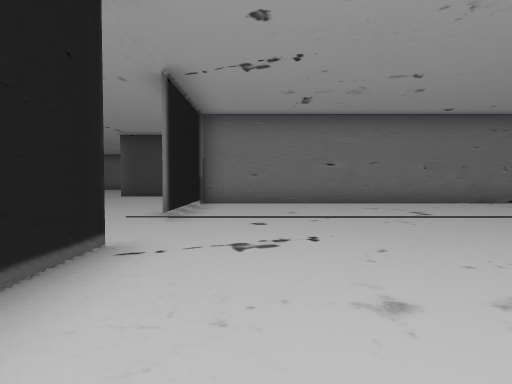
[1] (above)

21 first-person views from a walk through a Unity game level. The camera is 1.4 m above the floor, tilts 2° down and sees 75° across. The floor is counted in squares, 2.15 m on a side. Each view is taken from the middle of a square. On the plan, view 1 faces up. The plan holds only what a view shows up to about 10 squares ahead; the rest is blank. The place goes on beyond the plan. The player is left out. Some surface patterns are stand-ins.

[2]
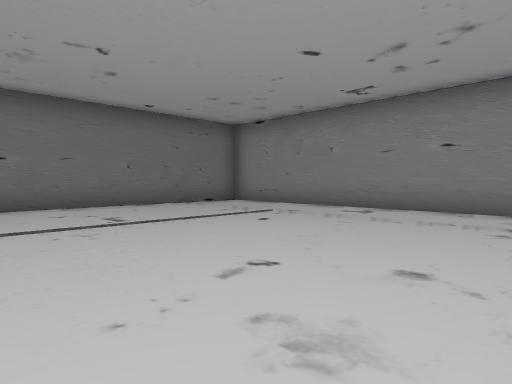

[3]
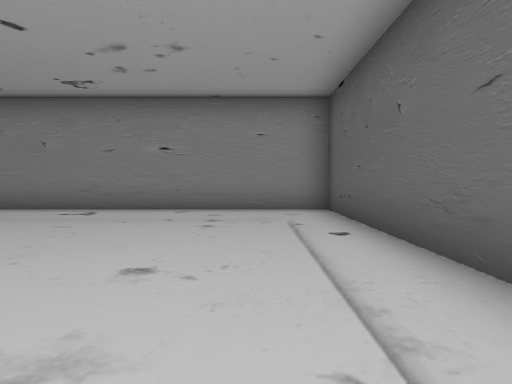

[4]
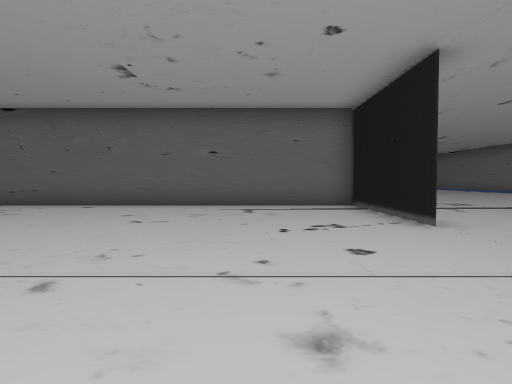

[5]
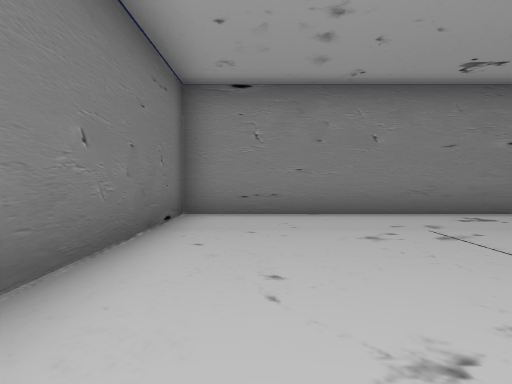

[6]
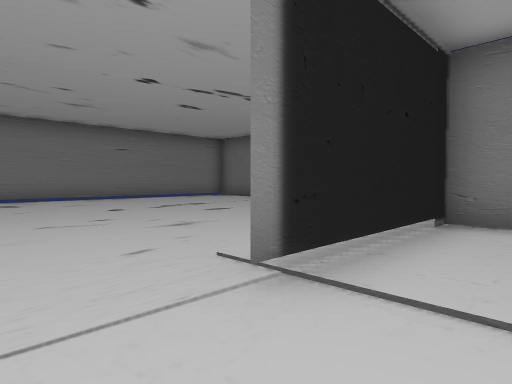

[7]
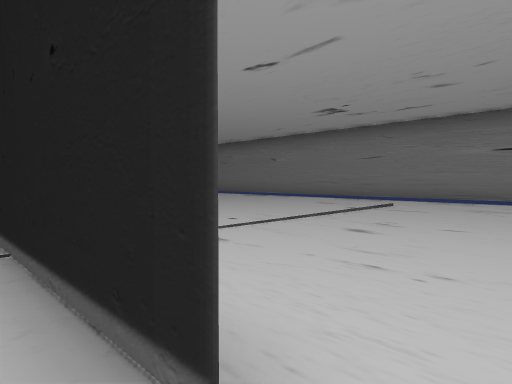

[8]
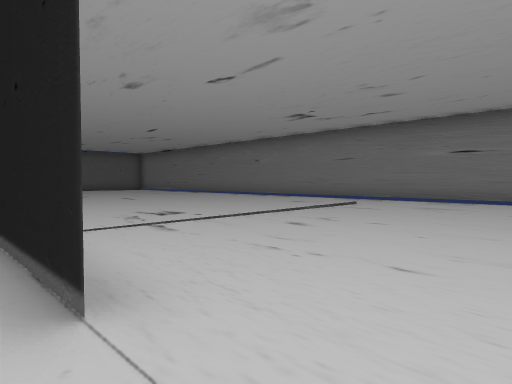

[9]
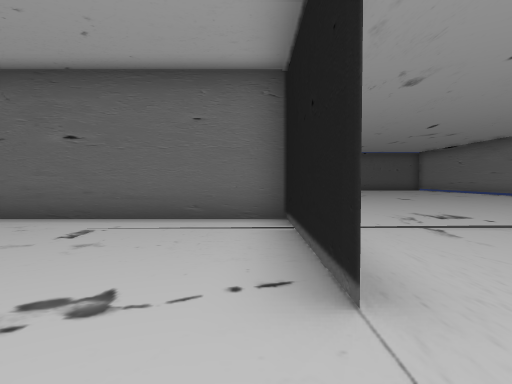

[10]
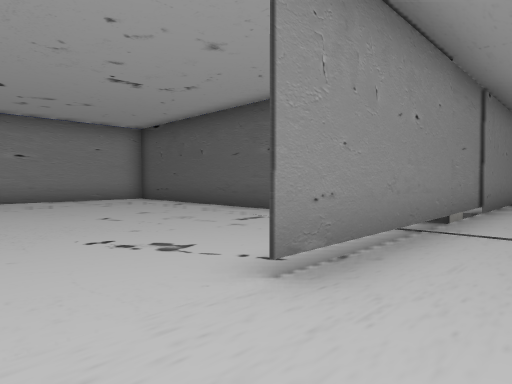

[11]
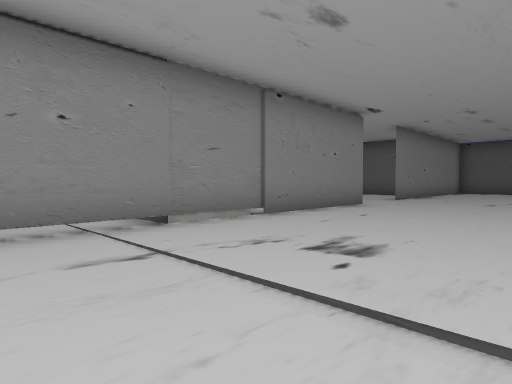

[12]
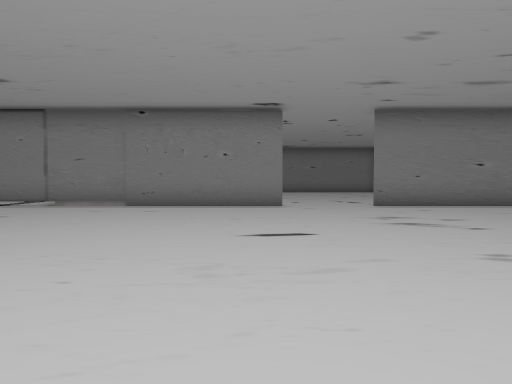

[13]
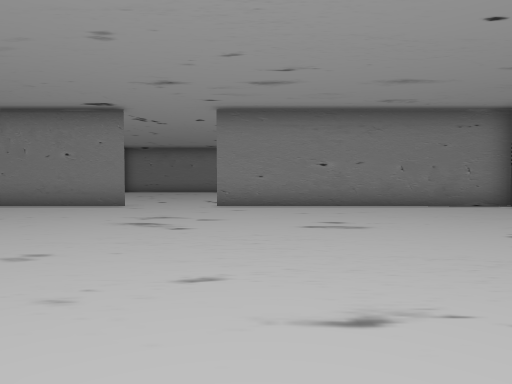

[14]
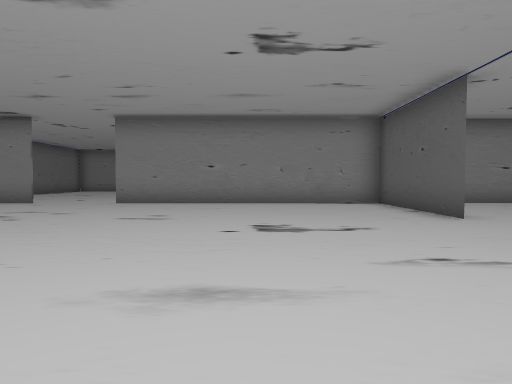

[15]
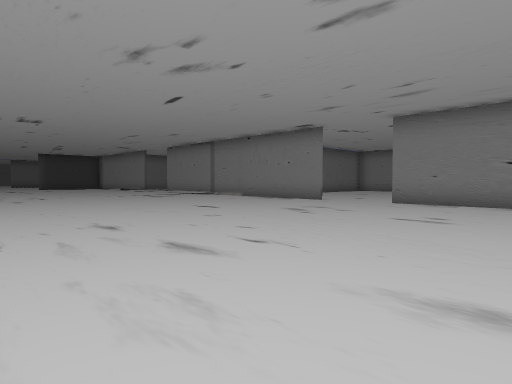

[16]
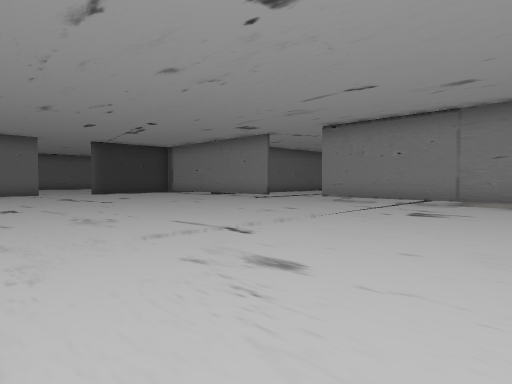

[17]
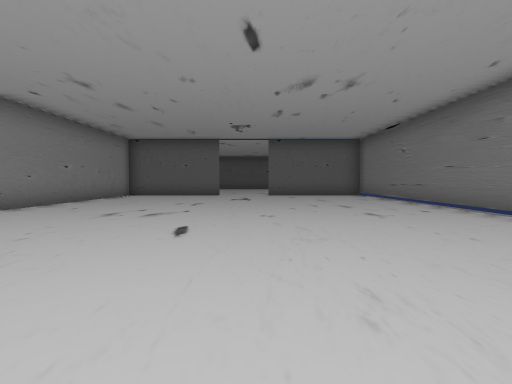

[18]
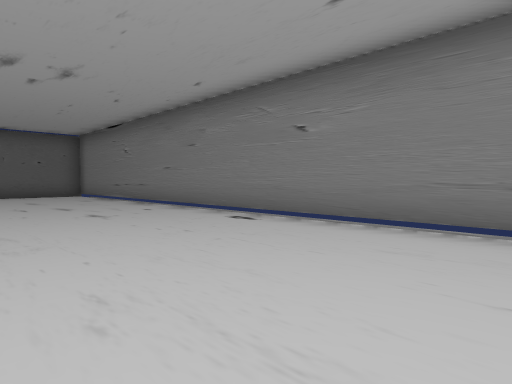

[19]
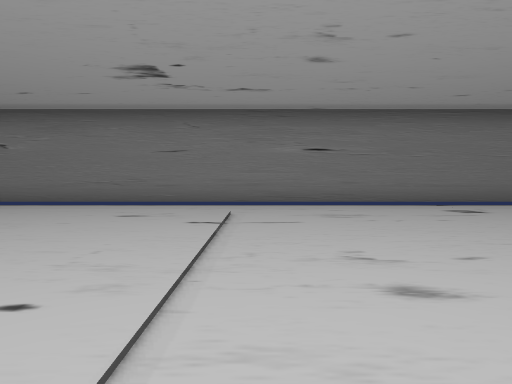

[20]
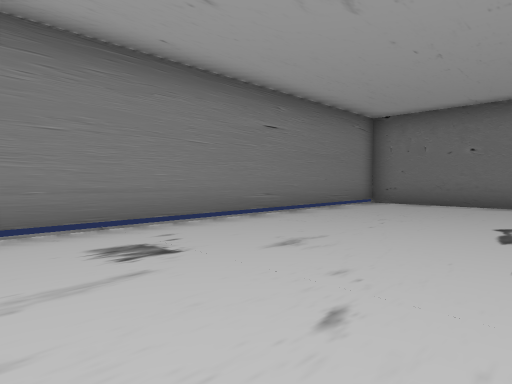

[21]
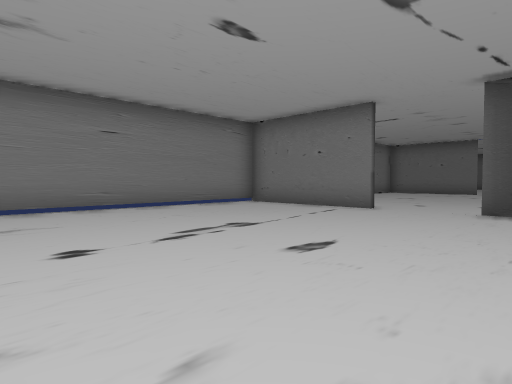

### Floor plan
Key: @ floor where view 1 was taken; # wall or solid block; . floor.
Columns run from 12 left of view 1 to 9 right of it. Each row starts with its distance up from view 1.
 17      ..
 16     ...
 15     ...
 14     ...
 13 #####..#
 12 #.......
 11 #.......
 10 #.........#
  9 #.........############
  8 #.........#..........#
  7 #.........#..........#
  6 #.........#..........#
  5 #....................#
  4 #....................#
  3 #.........#..........#
  2 #.........#..........#
  1 #.........#..........#
  0 #.........#.@........#
 -1 #.........############
 -2 #..........#
 -3 #.........##
 -4 #.........#.
 -5 #.........#
 -6 #.........#
 -7 #............
 -8 #............
 -9 #............
-10 #..........#
-11 #..........#
-12 #..........#
-13  ..........#
-14   .........#
-15    ........#
-16     .......#

Where each view was taken, in squares from view 1:
view 1: 0 up, 0 right, facing up
view 2: 1 up, 1 right, facing up-right
view 3: 1 up, 1 right, facing right
view 4: 8 up, 1 right, facing down
view 5: 8 up, 2 right, facing right
view 6: 4 up, 0 right, facing up-left
view 7: 4 up, 1 left, facing down-left
view 8: 5 up, 1 left, facing down-left
view 9: 5 up, 1 left, facing down
view 10: 5 up, 3 left, facing down-right
view 11: 2 up, 6 left, facing down-right
view 12: 6 down, 10 left, facing right
view 13: 10 down, 10 left, facing right
view 14: 13 down, 11 left, facing right
view 15: 13 down, 11 left, facing up-right
view 16: 3 down, 11 left, facing up-right
view 17: 2 down, 7 left, facing down
view 18: 2 down, 7 left, facing down-left
view 19: 1 up, 3 left, facing left
view 20: 4 up, 7 left, facing up-left
view 21: 6 up, 4 left, facing up-left
